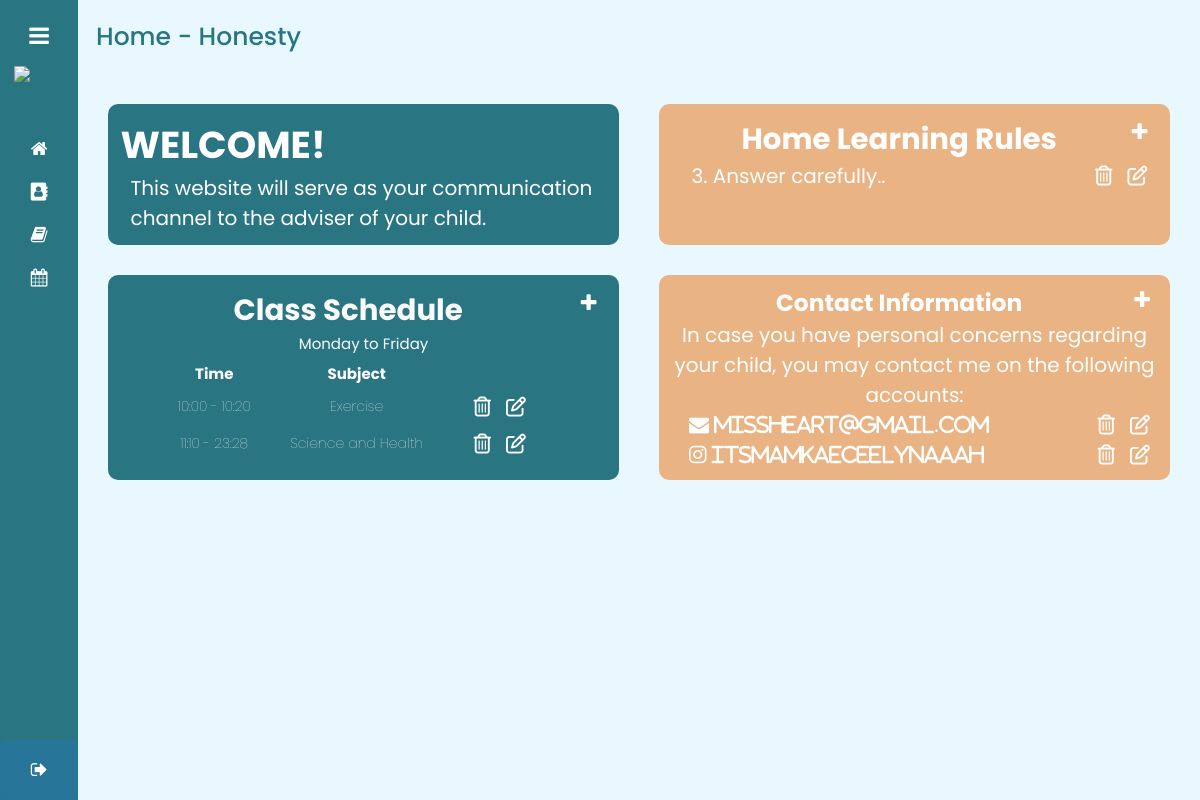
The app's page /admin_home_honesty.php (signed in) with its own data.
### tables this page shows
CREATE TABLE `rule` (
  `id` int(11) NOT NULL,
  `rule` varchar(1000) NOT NULL,
  `rule_num` int(11) NOT NULL,
  `section` varchar(11) NOT NULL
);

CREATE TABLE `class_schedule` (
  `id` int(11) NOT NULL,
  `startTime` varchar(20) NOT NULL,
  `endTime` varchar(20) NOT NULL,
  `newSched` varchar(500) NOT NULL,
  `section` varchar(11) NOT NULL
);

CREATE TABLE `contacts` (
  `id` int(11) NOT NULL,
  `contactType` varchar(50) NOT NULL,
  `contactInfo` varchar(100) NOT NULL,
  `section` varchar(11) NOT NULL
);

### admin_home_honesty.php (the view, shortened to what this page needs)
<!DOCTYPE html>
<html lang="en">
<head>
  <link rel="stylesheet" href="style2.css">
  <link rel="stylesheet" href="https://cdnjs.cloudflare.com/ajax/libs/font-awesome/4.7.0/css/font-awesome.min.css">
</head>
<body>
  <div class="sidebar">
    <div class="logo_details">
      <i class="fa fa-navicon" id="btn">
      </i>
    </div>
    <img src="https://i.ibb.co/9gPHTr8/kinder-class-logo-1.png" class="website-logo">
    <ul class="nav-list">
      <li>
        <a href="admin_home_honesty.php" class="active">
          <i class="fa fa-home"></i>
        </a>
      </li>
      <li>
        <a href="admin_classList_honesty.php">
          <i class="fa fa-address-book"></i>
        </a>
      </li>
      <li>
        <a href="admin_academicResources_honesty.php">
          <i class="fa fa-book"></i>
        </a>
      </li>
      <li>
        <a href="admin_eventCalendar_honesty.php">
          <i class="fa fa-calendar"></i>
        </a>
      </li>
      <li class="profile">
        <div class="profile_details">
          <div class="profile_content">
            <div class="name">Anna Jhon</div>
            <div class="designation">Admin</div>
          </div>
        </div>
        <i class="fa fa-sign-out" id="log_out"></i>
      </li>
    </ul>
  </div>
  <section class="home-section">
      <div class="text">Home - Honesty</div>
      <div class="grid auto-fit">
          <div class="container">
            <h2>WELCOME!</h2>
            <p>This website will serve as your communication
              channel to the adviser of your child.</p>
          </div>
          <div class="container2">
            <button id="addRuleBtn" class="home_button" onclick="document.getElementById('addRuleModal').style.display='block'" style="width:auto;width:auto;float:right;font-size:15px;">
            <a><i style="font-size:20px;float:right;margin-right:5px;color:#fff;" class="fa fa-plus"></i></a>
            </button>
            <h3>Home Learning Rules</h3>
                <?php
                    $conn = mysqli_connect("localhost","root","","kinder_class");
                    $rulequery = "SELECT * FROM rule WHERE section='Honesty'
                    ORDER BY rule_num ASC";
                    $result =mysqli_query ($conn,$rulequery);
                    while ($row = mysqli_fetch_assoc($result)) {
                ?>
            <ol class="ruleLst" id="ruleLst">
              <?php echo $row["rule_num"]?>. <?php echo $row["rule"]?>.
              <button id="editRuleBtn" class="home_button" style="width:auto;float:right;font-size:15px;"><a href="admin_editRule_honesty.php?id=<?php echo $row ['id'] ?>"><i style="font-size:20px;float:right;margin-right:5px;color:#fff;" class="fa fa-edit"></i></a></button>
              <button id="deleteRuleBtn" class="home_button" style="width:auto;float:right;font-size:15px;"><a href="admin_deleteRule_honesty.php?id=<?php echo $row['id'] ?>"><i style="font-size:20px;float:right;margin-right:5px;color:#fff;" class="fa fa-trash-o"></i></a></button>
            </ol>
                  <?php
                }
              ?>
          </div>
        </div>
        <div class="grid2 auto-fit">
          <div class="container3">
            <button id="addSchedBtn" class="home_button" onclick="document.getElementById('addSchedModal').style.display='block'" style="width:auto;width:auto;float:right;font-size:15px;">
              <a><i style="font-size:20px;float:right;margin-right:5px;color:#fff;" class="fa fa-plus"></i></a>
            </button>
            <h3>Class Schedule</h3>
            <h4>Monday to Friday</h4>
            <div class="sched-data">
              <table class=schedTb>
                <thead>
                  <tr>
                    <td><span>Time</span></td>
                    <td><span>Subject</span></td>
                  </tr>
                </thead>
                 <?php
                    $conn3 = mysqli_connect("localhost","root","","kinder_class");
                    $schedquery = "SELECT * FROM class_schedule WHERE section='Honesty'
                    ORDER BY id ASC";
                    $result2 =mysqli_query ($conn3,$schedquery);;
                    while ($row = mysqli_fetch_assoc($result2)) {
                  ?>
                  <tbody>
                      <td><?php echo $row["startTime"]?> - <?php echo $row["endTime"]?></td>
                      <td><?php echo $row["newSched"]?></td>
                      <td>
                      <button id="editSchedBtn" class="home_button" style="width:auto;float:right;font-size:15px;"><a href="admin_editSched_honesty.php?id=<?php echo $row ['id'] ?>"><i style="font-size:20px;float:right;margin-right:5px;color:#fff;" class="fa fa-edit"></i></a></button>
                      <button id="deleteSchedBtn" class="home_button" style="width:auto;float:right;font-size:15px;"><a href="admin_deleteSched_honesty.php?id=<?php echo $row['id'] ?>"><i style="font-size:20px;float:right;margin-right:5px;color:#fff;" class="fa fa-trash-o"></i></a></button>
                      </td>
                  </tbody>
                      <?php
                     }
                      ?>
              </table>
            </div>
          </div>
          <div class="container4">
            <button id="addContactBtn" class="home_button" onclick="document.getElementById('addContactModal').style.display='block'" style="width:auto;width:auto;float:right;font-size:15px;">
              <a><i style="font-size:20px;float:right;margin-right:5px;color:#fff;" class="fa fa-plus"></i></a>
            </button>
            <h3>Contact Information</h3>
            <p>In case you have personal concerns regarding your child, you may
              contact me on the following accounts:
            </p>
                  <?php
                    $conn3 = mysqli_connect("localhost","root","","kinder_class");
                    $schedquery = "SELECT * FROM contacts WHERE section='Honesty'
                    ORDER BY id ASC";
                    $result2 =mysqli_query ($conn3,$schedquery);;
                    while ($row = mysqli_fetch_assoc($result2)) {
                  ?>
                      <ol class="contactLst" id="ruleLst">
                      <i class="fa fa-<?php echo $row["contactType"]?>"> <?php echo $row["contactInfo"]?></i>
                      <button id="editContactBtn" class="home_button" style="width:auto;float:right;font-size:15px;"><a href="admin_editContact_honesty.php?id=<?php echo $row ['id'] ?>"><i style="font-size:20px;float:right;margin-right:5px;color:#fff;" class="fa fa-edit"></i></a></button>
                      <button id="deleteContactBtn" class="home_button" style="width:auto;float:right;font-size:15px;"><a href="admin_deleteContact_honesty.php?id=<?php echo $row['id'] ?>"><i style="font-size:20px;float:right;margin-right:5px;color:#fff;" class="fa fa-trash-o"></i></a></button>
                      </ol>
                  <?php
                     }
                  ?>
          </div>
      </div>
  </section>
</body>
</html>

### admin_home_honesty.php (style rules this page uses)
.website-logo { width: 50px; display: flex; align-items: center; position: relative; transition: all .5s ease; }

### records on screen
rule: rule_num "3", rule "Answer carefully."
class_schedule: startTime "10:00", endTime "10:20", newSched "Exercise"
class_schedule: startTime "11:10", endTime "23:28", newSched "Science and Health"
contacts: contactInfo "missheart@gmail.com"
contacts: contactInfo "itsmamkaeceelynaaah"
